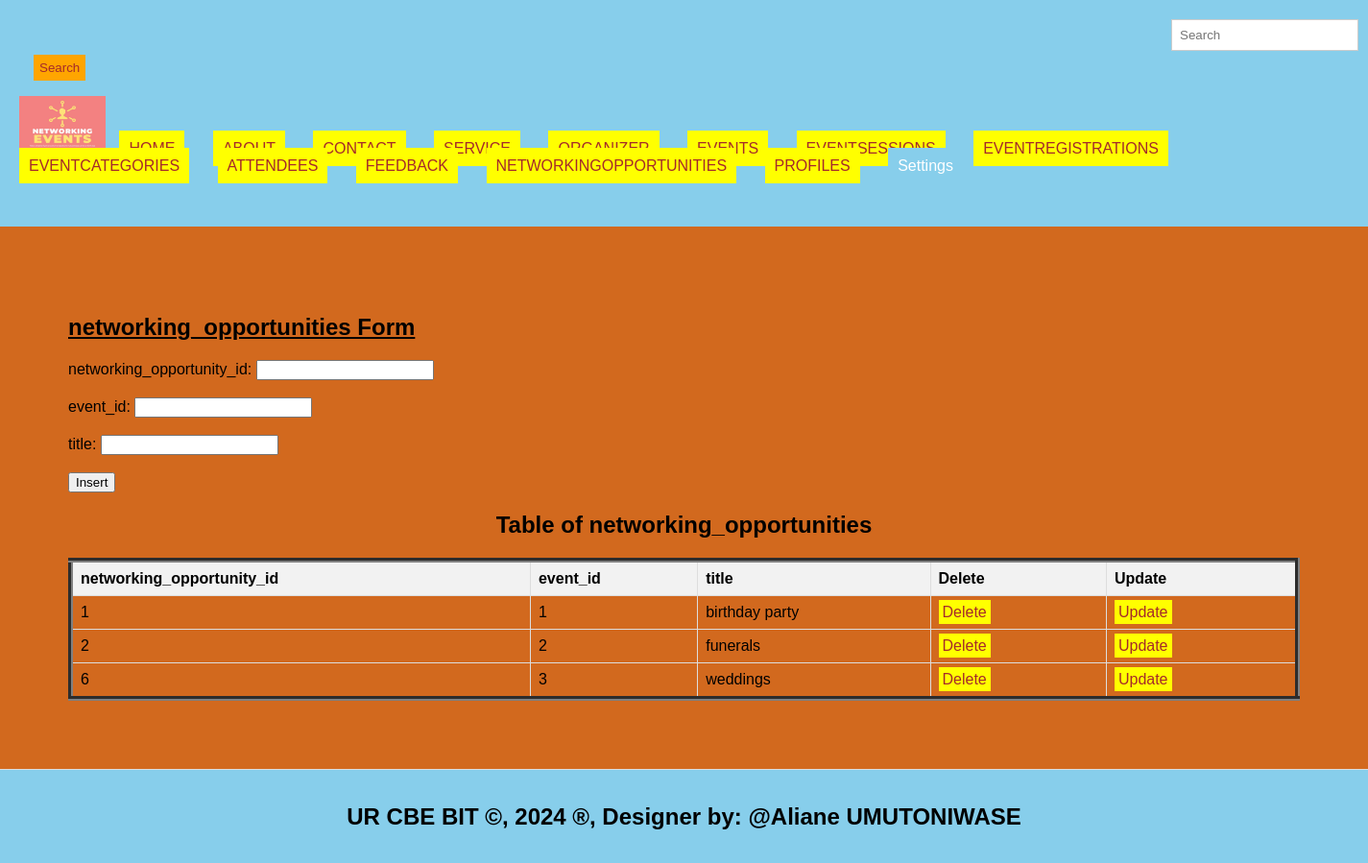
The page /networking_opportunities.php on the database its author committed.
### tables this page shows
CREATE TABLE `networking_opportunities` (
  `networking_opportunity_id` int(11) NOT NULL,
  `event_id` int(11) DEFAULT NULL,
  `title` varchar(255) DEFAULT NULL
);

### networking_opportunities.php (the view, shortened to what this page needs)
<!DOCTYPE html>
<html lang="en">
<head>
  <link rel="stylesheet" type="text/css" href="style.css" title="style 1" media="screen, tv, projection, handheld, print"/>
  </head>
  <header>
<body bgcolor="chocolate">
  <form class="d-flex" role="search" action="search.php">
      <input class="form-control me-2" type="search" placeholder="Search" aria-label="Search" name="query">
      <button class="btn btn-outline-success" type="submit">Search</button>
    </form>
  <ul style="list-style-type: none; padding: 0;">
    <li style="display: inline; margin-right: 10px;">
    <img src="./images/logo.jpg" width="90" height="60" alt="Logo">
  </li>
    <li style="display: inline; margin-right: 10px;"><a href="./home.html">HOME</a>
  </li>
    <li style="display: inline; margin-right: 10px;"><a href="./about.html">ABOUT</a>
  </li>
    <li style="display: inline; margin-right: 10px;"><a href="./contact.html">CONTACT</a>
  </li>
    <li style="display: inline; margin-right: 10px;"><a href="./Service.html">SERVICE</a>
  </li>
    <li style="display: inline; margin-right: 10px;"><a href="./organizer.php">ORGANIZER</a>
  </li>
    <li style="display: inline; margin-right: 10px;"><a href="./events.php">EVENTS</a>
  </li>
    <li style="display: inline; margin-right: 10px;"><a href="./eventsessions.php">EVENTSESSIONS</a>
  </li>
    <li style="display: inline; margin-right: 10px;"><a href="./eventregistrations.php">EVENTREGISTRATIONS</a>
  </li>
    <li style="display: inline; margin-right: 10px;"><a href="./eventcategories.php">EVENTCATEGORIES</a>
  </li>
    <li style="display: inline; margin-right: 10px;"><a href="./attendees.php">ATTENDEES</a>
  </li>
    <li style="display: inline; margin-right: 10px;"><a href="./feedback.php">FEEDBACK</a>
  </li>
    <li style="display: inline; margin-right: 10px;"><a href="./networking_opportunities.php">NETWORKINGOPPORTUNITIES</a>
  </li>
  <li style="display: inline; margin-right: 10px;"><a href="./profiles.php">PROFILES</a>
  </li>
    <li class="dropdown" style="display: inline; margin-right: 10px;">
      <a href="#" style="padding: 10px; color: white; background-color: skyblue; text-decoration: none; margin-right: 15px;">Settings</a>
    </li><br><br>
  </ul>
</header>
<section>
    <h1><u> networking_opportunities Form </u></h1>
    <form method="post" onsubmit="return confirmInsert();">
        <label for="nid">networking_opportunity_id:</label>
        <input type="number" id="nid" name="nid"><br><br>
        <label for="eid">event_id:</label>
        <input type="number" id="eid" name="eid"><br><br>
        <label for="tt">title:</label>
        <input type="text" id="tt" name="tt" required><br><br>
        <input type="submit" name="add" value="Insert">
    </form>
<!DOCTYPE html>
<html>
<head>
</head>
<body>
    <center><h2>Table of networking_opportunities</h2></center>
    <table border="5">
        <tr>
            <th>networking_opportunity_id</th>
            <th>event_id</th>
            <th>title</th>
            <th>Delete</th>
            <th>Update</th>
        </tr>
        <?php
      include('database_connection.php');
        $sql = "SELECT * FROM networking_opportunities";
        $result = $connection->query($sql);
        if ($result->num_rows > 0) {
            while ($row = $result->fetch_assoc()) {
                $nid = $row['networking_opportunity_id'];
                echo "<tr>
                    <td>" . $row['networking_opportunity_id'] . "</td>
                    <td>" . $row['event_id'] . "</td>
                    <td>" . $row['title'] . "</td>
                    <td><a style='padding:4px' href='delete_networking_opportunities.php?networking_opportunity_id=$nid'>Delete</a></td>
                    <td><a style='padding:4px' href='update_networking_opportunities.php?networking_opportunity_id=$nid'>Update</a></td>
                </tr>";
            }
        } else {
            echo "<tr><td colspan='6'>No data found</td></tr>";
        }
        ?>
    </table>
</body>
    </section>
<footer>
  <center>
    <marquee behavior='alternate'>
    <b><h2>UR CBE BIT &copy, 2024 &reg, Designer by: @Aliane UMUTONIWASE</h2></b>
  </marquee>
  </center>
</footer>
</body>
</html>

### style.css (style rules this page uses)
body { font-family: Arial, sans-serif; margin: 0; padding: 0; }
.form-control { padding: 8px; margin-left: 4px; border: 1px solid #ccc; }
.btn { padding: 6px; background-color: orange; color: brown; border: none; }
.dropdown { position: relative; display: inline; margin-right: 10px; }
body { font-family: Arial,sans-serif; margin:0; padding:0; }
header { background-color:skyblue; padding: 20px; }
.dropdown { position: right; display:right; direction:rtl; }
section { padding:28px; border-bottom: 1px solid #ddd; }
footer { text-align: center; padding: 15px; background-color:skyblue; }

### networking_opportunities.php (style rules this page uses)
a { padding: 10px; color: white; background-color: yellow; text-decoration: none; margin-right: 15px; }
a:link { color: brown; }
button.btn { margin-left: 15px; margin-top: 4px; }
input.form-control { margin-left: 1200px; padding: 8px; }
header { background-color:skyblue; }
section { padding:71px; border-bottom: 1px solid #ddd; }
footer { text-align: center; padding: 15px; background-color:skyblue; }
table { width: 100%; border-collapse: collapse; }
th, td { border: 1px solid #ddd; padding: 8px; text-align: left; }
th { background-color: #f2f2f2; }

### rows shown on the page
networking_opportunities: networking_opportunity_id "1", event "1", title "birthday party"
networking_opportunities: networking_opportunity_id "2", event "2", title "funerals"
networking_opportunities: networking_opportunity_id "6", event "3", title "weddings"
